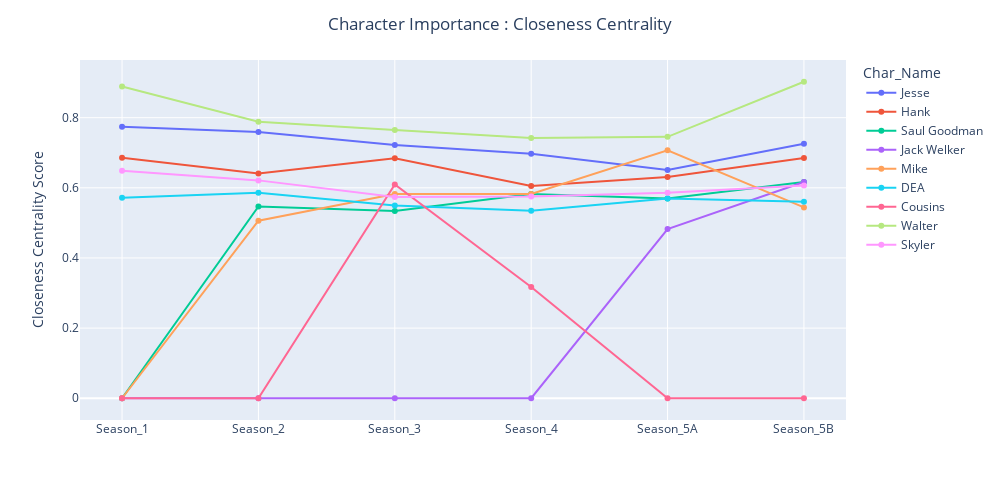

Source (notebook cell):
### Markdown cell above
## 15.1 Closeness Centrality

### Code cell
character_Importence(nx.closeness_centrality, 'closeness_centrality')

### Figure 1 — Plotly figure (JSON) as saved in the notebook; plotly's stock layout.template omitted (floating-point values rounded to 4 significant figures)
{"data": [{"legendgroup": "Jesse", "line": {"color": "#636efa", "dash": "solid"}, "marker": {"symbol": "circle"}, "mode": "markers+lines", "name": "Jesse", "orientation": "v", "showlegend": true, "type": "scatter", "x": ["Season_1", "Season_2", "Season_3", "Season_4", "Season_5A", "Season_5B"], "xaxis": "x", "y": [0.7742, 0.7593, 0.7222, 0.697, 0.6508, 0.7255], "yaxis": "y"}, {"legendgroup": "Hank", "line": {"color": "#EF553B", "dash": "solid"}, "marker": {"symbol": "circle"}, "mode": "markers+lines", "name": "Hank", "orientation": "v", "showlegend": true, "type": "scatter", "x": ["Season_1", "Season_2", "Season_3", "Season_4", "Season_5A", "Season_5B"], "xaxis": "x", "y": [0.6857, 0.6406, 0.6842, 0.6053, 0.6308, 0.6852], "yaxis": "y"}, {"legendgroup": "Saul Goodman", "line": {"color": "#00cc96", "dash": "solid"}, "marker": {"symbol": "circle"}, "mode": "markers+lines", "name": "Saul Goodman", "orientation": "v", "showlegend": true, "type": "scatter", "x": ["Season_1", "Season_2", "Season_3", "Season_4", "Season_5A", "Season_5B"], "xaxis": "x", "y": [0, 0.5467, 0.5342, 0.5823, 0.5694, 0.6167], "yaxis": "y"}, {"legendgroup": "Jack Welker", "line": {"color": "#ab63fa", "dash": "solid"}, "marker": {"symbol": "circle"}, "mode": "markers+lines", "name": "Jack Welker", "orientation": "v", "showlegend": true, "type": "scatter", "x": ["Season_1", "Season_2", "Season_3", "Season_4", "Season_5A", "Season_5B"], "xaxis": "x", "y": [0, 0, 0, 0, 0.4824, 0.6167], "yaxis": "y"}, {"legendgroup": "Mike", "line": {"color": "#FFA15A", "dash": "solid"}, "marker": {"symbol": "circle"}, "mode": "markers+lines", "name": "Mike", "orientation": "v", "showlegend": true, "type": "scatter", "x": ["Season_1", "Season_2", "Season_3", "Season_4", "Season_5A", "Season_5B"], "xaxis": "x", "y": [0, 0.5062, 0.5821, 0.5823, 0.7069, 0.5441], "yaxis": "y"}, {"legendgroup": "DEA", "line": {"color": "#19d3f3", "dash": "solid"}, "marker": {"symbol": "circle"}, "mode": "markers+lines", "name": "DEA", "orientation": "v", "showlegend": true, "type": "scatter", "x": ["Season_1", "Season_2", "Season_3", "Season_4", "Season_5A", "Season_5B"], "xaxis": "x", "y": [0.5714, 0.5857, 0.5493, 0.5349, 0.5694, 0.5606], "yaxis": "y"}, {"legendgroup": "Cousins", "line": {"color": "#FF6692", "dash": "solid"}, "marker": {"symbol": "circle"}, "mode": "markers+lines", "name": "Cousins", "orientation": "v", "showlegend": true, "type": "scatter", "x": ["Season_1", "Season_2", "Season_3", "Season_4", "Season_5A", "Season_5B"], "xaxis": "x", "y": [0, 0, 0.6094, 0.3172, 0, 0], "yaxis": "y"}, {"legendgroup": "Walter", "line": {"color": "#B6E880", "dash": "solid"}, "marker": {"symbol": "circle"}, "mode": "markers+lines", "name": "Walter", "orientation": "v", "showlegend": true, "type": "scatter", "x": ["Season_1", "Season_2", "Season_3", "Season_4", "Season_5A", "Season_5B"], "xaxis": "x", "y": [0.8889, 0.7885, 0.7647, 0.7419, 0.7455, 0.9024], "yaxis": "y"}, {"legendgroup": "Skyler", "line": {"color": "#FF97FF", "dash": "solid"}, "marker": {"symbol": "circle"}, "mode": "markers+lines", "name": "Skyler", "orientation": "v", "showlegend": true, "type": "scatter", "x": ["Season_1", "Season_2", "Season_3", "Season_4", "Season_5A", "Season_5B"], "xaxis": "x", "y": [0.6486, 0.6212, 0.5735, 0.575, 0.5857, 0.6066], "yaxis": "y"}], "layout": {"height": 500, "hovermode": "x", "legend": {"title": {"text": "Char_Name"}, "tracegroupgap": 0}, "margin": {"t": 60}, "title": {"text": "Character Importance : Closeness Centrality", "x": 0.5}, "width": 1000, "xaxis": {"anchor": "y", "domain": [0, 1], "title": {"text": ""}}, "yaxis": {"anchor": "x", "domain": [0, 1], "title": {"text": "Closeness Centrality Score"}}}}
